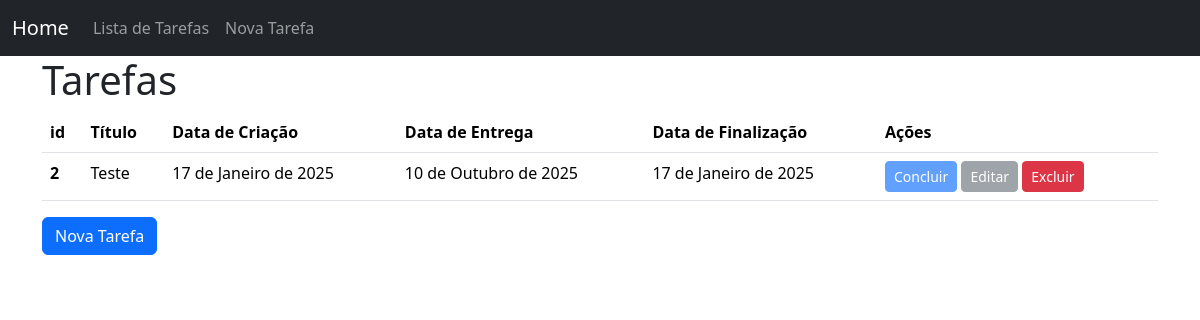
Page /todo_list/ on the earlier database version.
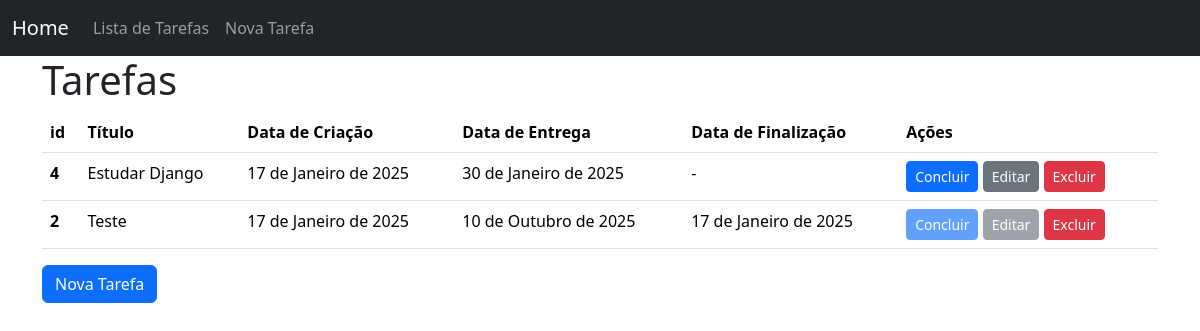
Same page on the later database version.
### todos/models.py (models this page shows, shortened)
class Todo(models.Model):
    title = models.CharField(verbose_name="Título", max_length=100, null=False, blank=False)
    created_at = models.DateField(auto_now_add=True, null=False, blank=False) #data de criação
    deadline = models.DateField(verbose_name="Data de Entrega",null=False, blank=False) #prazo
    finished_at = models.DateField(null=True)#data que foi finalizado
    class Meta:
        ordering = ["deadline"]

### todos/views.py (the view)
# urls.py: path('todo_list/',TodoListView.as_view(), name="todo_list"),
class TodoListView(ListView):
    model = Todo

### todos/templates/todos/todo_list.html (shortened to what this page needs)
<!DOCTYPE html>
<html lang="en">
<head>
    <link href="https://cdn.jsdelivr.net/npm/bootstrap@5.3.3/dist/css/bootstrap.min.css" rel="stylesheet"
>
</head>
<body>
    <header>
        <nav class="navbar navbar-expand-lg  navbar-dark bg-dark">
            <div class="container-fluid">
              <a class="navbar-brand" href="/">Home</a>
              <div class="collapse navbar-collapse" id="navbarNavAltMarkup">
                <div class="navbar-nav">
                  <a class="nav-link " aria-current="page" href="{% url 'todo_list' %}">Lista de Tarefas</a>
                  <a class="nav-link" href="{% url 'todo_create' %}">Nova Tarefa</a>
                </div>
              </div>
            </div>
          </nav>
    </header>
    <main class="container">
        <h1>Tarefas</h1>
        {% if todo_list %}
        <table class="table">
            <thead>
                <tr>
                    <th scope="col">id</th>
                    <th scope="col">Título</th>
                    <th scope="col">Data de Criação</th>
                    <th scope="col">Data de Entrega</th>
                    <th scope="col">Data de Finalização</th>
                    <th scope="col">Ações</th>
                </tr>
            </thead>
            <tbody>
                {% for todo in todo_list  %}
                <tr>
                    <th scope="row">{{todo.id}}</th>
                    <td>{{todo.title}}</td>
                    <td>{{todo.created_at}}</td>
                    <td>{{todo.deadline}}</td>
                    <td>{{todo.finished_at|default:"-"}}</td>
                    <td>
                        <a href="{% url "todo_complete" pk=todo.pk %}"
                        class="btn btn-primary btn-sm {% if todo.finished_at %} disabled {% endif %}"
                        >Concluir</a>
                        <a href="{% url 'todo_update' pk=todo.pk %}" class="btn btn-secondary btn-sm {% if todo.finished_at %} disabled {% endif %} ">Editar</a>
                        <a href="{% url 'todo_delete' pk=todo.pk %}" class="btn btn-danger btn-sm">Excluir</a>
                    </td>
                </tr>
                {% endfor %}
            </tbody>
        </table>
        {% else %}
            <p>Não há tarefas cadastradas.</p>
        {% endif %}
        <a href="{% url "todo_create" %}" class="btn btn-primary">Nova Tarefa</a>
    </main>
</body>
</html>

Differences in the rows shown:
added Todo: id "4", title "Estudar Django", created_at "17 de Janeiro de 2025", deadline "30 de Janeiro de 2025", finished_at "-"
